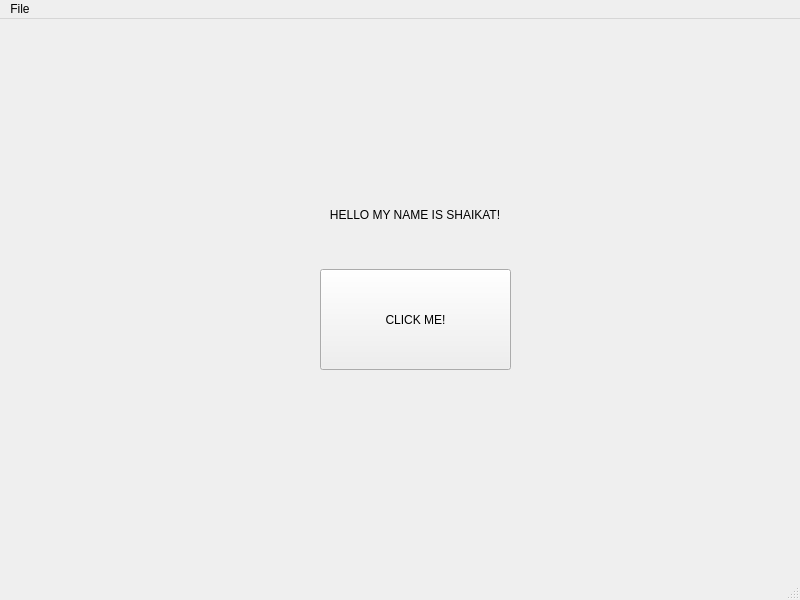
<?xml version="1.0" encoding="UTF-8"?>
<ui version="4.0">
 <class>MainWindow</class>
 <widget class="QMainWindow" name="MainWindow">
  <property name="geometry">
   <rect>
    <x>0</x>
    <y>0</y>
    <width>800</width>
    <height>600</height>
   </rect>
  </property>
  <property name="windowTitle">
   <string>MainWindow</string>
  </property>
  <widget class="QWidget" name="centralwidget">
   <widget class="QPushButton" name="button01">
    <property name="geometry">
     <rect>
      <x>320</x>
      <y>250</y>
      <width>191</width>
      <height>101</height>
     </rect>
    </property>
    <property name="text">
     <string>CLICK ME!</string>
    </property>
   </widget>
   <widget class="QLabel" name="label01">
    <property name="geometry">
     <rect>
      <x>320</x>
      <y>160</y>
      <width>201</width>
      <height>71</height>
     </rect>
    </property>
    <property name="text">
     <string>   HELLO MY NAME IS SHAIKAT!</string>
    </property>
   </widget>
  </widget>
  <widget class="QMenuBar" name="menubar">
   <property name="geometry">
    <rect>
     <x>0</x>
     <y>0</y>
     <width>800</width>
     <height>26</height>
    </rect>
   </property>
   <widget class="QMenu" name="menuFile">
    <property name="title">
     <string>File</string>
    </property>
   </widget>
   <addaction name="menuFile"/>
  </widget>
  <widget class="QStatusBar" name="statusbar"/>
 </widget>
 <resources/>
 <connections/>
</ui>
